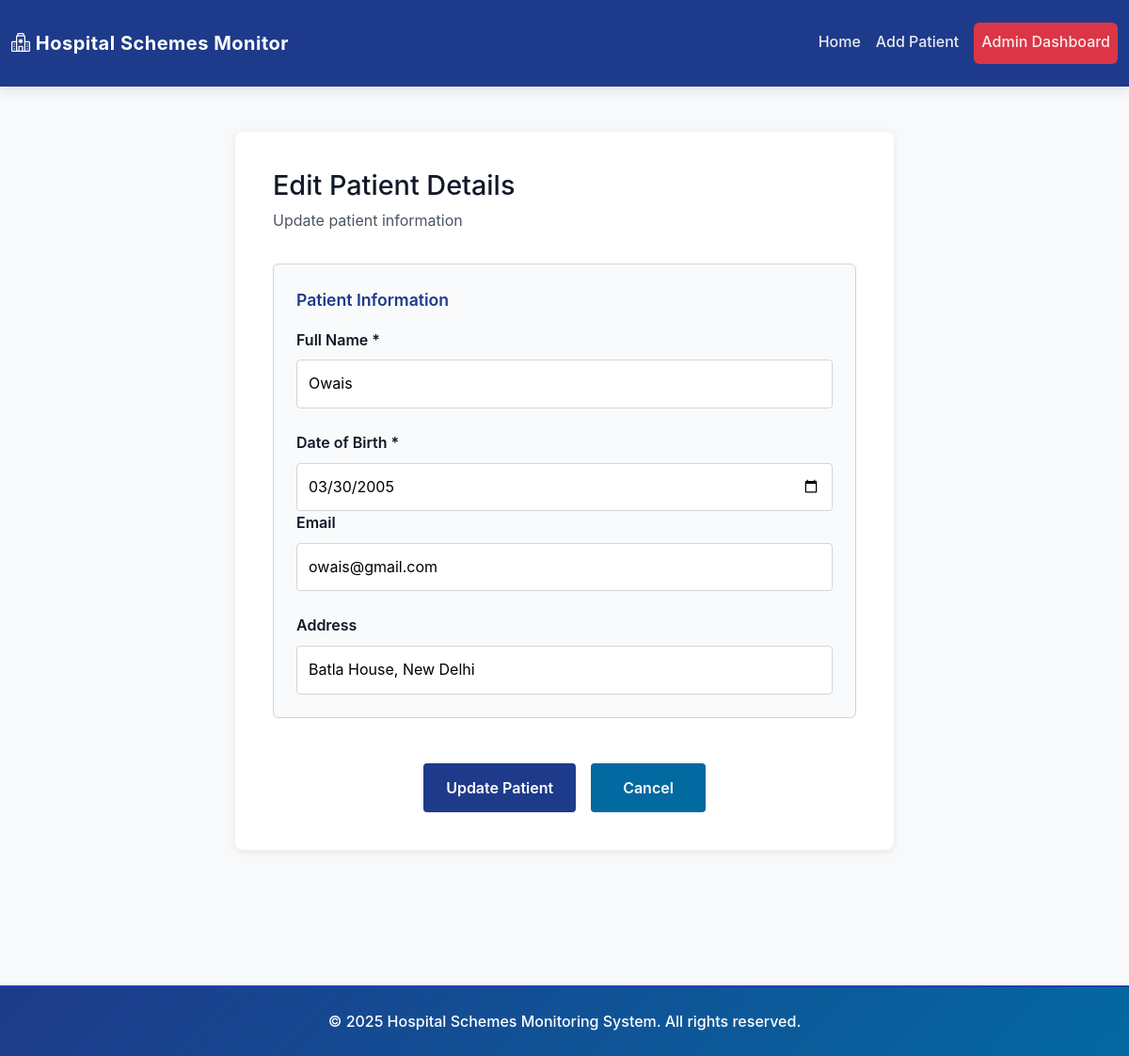
The app's page /edit-patient/4 with its own data.
### tables this page shows
CREATE TABLE patient (
                patient_id INTEGER PRIMARY KEY AUTOINCREMENT,
                name TEXT NOT NULL,
                dob DATE NOT NULL,
                email TEXT,
                address TEXT
            );

### app.py (the view, shortened to what this page needs)
@app.route('/edit-patient/<int:patient_id>', methods=['GET', 'POST'])
def edit_patient(patient_id):
    db = get_db()
    cursor = db.cursor()
    cursor.execute('SELECT * FROM patient WHERE patient_id = ?', (patient_id,))
    patient = cursor.fetchone()
    db.close()
    if not patient:
        flash('Patient not found', 'error')
        return redirect(url_for('admin'))
    return render_template('edit_patient.html', patient=patient)

### app.py (called while the page is built)
def get_db():
    conn = sqlite3.connect(DATABASE)
    conn.row_factory = sqlite3.Row
    return conn

### templates/edit_patient.html (shortened to what this page needs)
{% extends "base.html" %}
{% block content %}
<section class="form-section">
    <div class="form-container">
        <h2>Edit Patient Details</h2>
        <p class="form-subtitle">Update patient information</p>
        <form method="POST" class="patient-form">
            <fieldset class="form-group">
                <legend>Patient Information</legend>
                <div class="form-row">
                    <div class="form-field">
                        <label for="name">Full Name *</label>
                        <input type="text" id="name" name="name" value="{{ patient.name }}" required>
                    </div>
                    <div class="form-field">
                        <label for="dob">Date of Birth *</label>
                        <input type="date" id="dob" name="dob" value="{{ patient.dob }}" required>
                    </div>
                </div>
                <div class="form-row">
                    <div class="form-field">
                        <label for="email">Email</label>
                        <input type="email" id="email" name="email" value="{{ patient.email or '' }}">
                    </div>
                    <div class="form-field">
                        <label for="address">Address</label>
                        <input type="text" id="address" name="address" value="{{ patient.address or '' }}">
                    </div>
                </div>
            </fieldset>
            <div class="form-actions">
                <button type="submit" class="btn btn-primary">Update Patient</button>
                <a href="{{ url_for('admin') }}" class="btn btn-secondary">Cancel</a>
            </div>
        </form>
    </div>
</section>
{% endblock %}

### static/style.css (style rules this page uses)
:root { --primary-color: #1e3a8a; --secondary-color: #0369a1; --accent-color: #dc2626; --success-color: #16a34a; --neutral-50: #f9fafb; --neutral-100: #f3f4f6; --neutral-200: #e5e7eb; --neutral-600: #4b5563; --neutral-900: #111827; --border-color: #d1d5db; }
* { margin: 0; padding: 0; box-sizing: border-box; }
body { font-family: -apple-system, BlinkMacSystemFont, "Segoe UI", Roboto, "Helvetica Neue", Arial, sans-serif; line-height: 1.6; color: var(--neutral-900); background-color: #f8f9fa; }
.btn { display: inline-block; padding: 0.75rem 2rem; border-radius: 4px; text-decoration: none; font-weight: 600; border: 2px solid transparent; cursor: pointer; transition: all 0.3s ease; font-size: 1rem; }
.btn-primary { background-color: #1e3a8a; border: none; padding: 0.6rem 1.5rem; font-weight: 600; transition: all 0.3s ease; color: white; }
.btn-secondary { background-color: var(--secondary-color); color: white; }
.form-section { margin-bottom: 3rem; }
.form-container { max-width: 700px; margin: 0 auto; background: white; padding: 2.5rem; border-radius: 8px; box-shadow: 0 2px 8px rgba(0, 0, 0, 0.08); }
.form-container h2 { font-size: 1.8rem; margin-bottom: 0.5rem; color: var(--neutral-900); }
.form-subtitle { color: var(--neutral-600); margin-bottom: 2rem; }
.patient-form { display: flex; flex-direction: column; gap: 2rem; }
.form-group { border: 1px solid var(--border-color); padding: 1.5rem; border-radius: 6px; background-color: var(--neutral-50); }
fieldset { border: none; padding: 0; margin: 0; }
legend { font-size: 1.1rem; font-weight: 600; color: var(--primary-color); margin-bottom: 1rem; padding: 0; }
.form-row { display: grid; grid-template-columns: repeat(auto-fit, minmax(300px, 1fr)); gap: 1.5rem; }
.form-field { display: flex; flex-direction: column; }
.form-field label { font-weight: 600; margin-bottom: 0.5rem; color: var(--neutral-900); }
.form-field input, .form-field select { padding: 0.75rem; border: 1px solid var(--border-color); border-radius: 4px; font-size: 1rem; font-family: inherit; transition: border-color 0.3s ease; }
.form-actions { display: flex; gap: 1rem; justify-content: center; margin-top: 1rem; }

### records on screen
patient: name "Owais", dob "03/30/2005", email "owais@gmail.com", address "Batla House, New Delhi"
